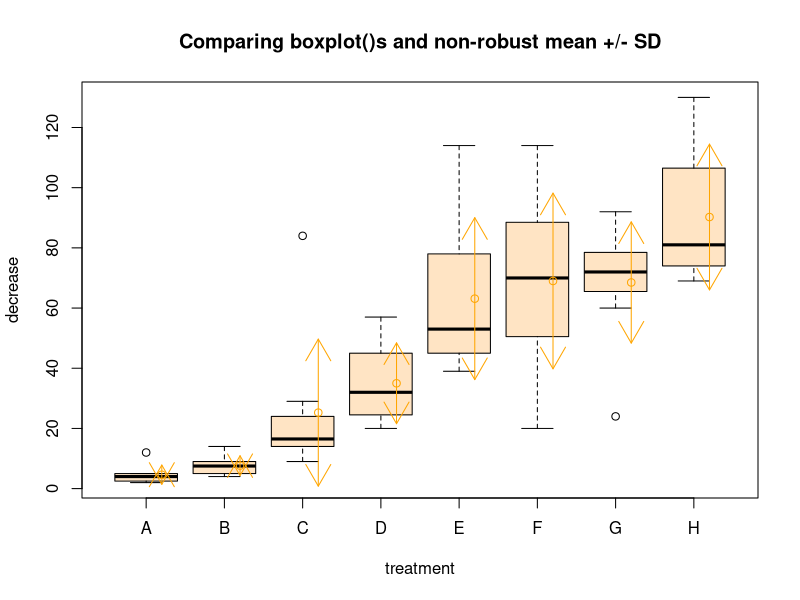

Source code (R):
rb <- boxplot(decrease ~ treatment, data = OrchardSprays, col="bisque")
title("Comparing boxplot()s and non-robust mean +/- SD")
mn.t <- tapply(OrchardSprays$decrease, OrchardSprays$treatment, mean)
sd.t <- tapply(OrchardSprays$decrease, OrchardSprays$treatment, sd)
xi <- 0.2 + seq(rb$n)

points(xi, mn.t, col = "orange")

arrows(xi, mn.t - sd.t, xi, mn.t + sd.t, code = 3, col = "orange")